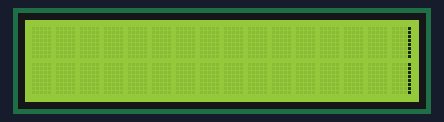
Simulated run of this sketch. Board: Arduino Uno, built with avr-gcc and run on an emulated ATmega328P. Shown: 16×2 character LCD.

Above: at 0.11 s.
At 1.12 s:
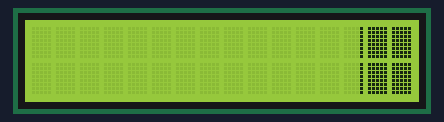
At 2.22 s:
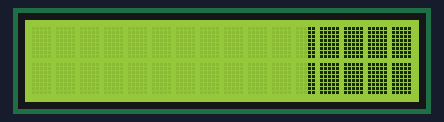
At 4.44 s:
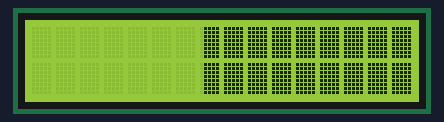
At 6.55 s:
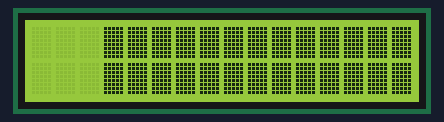
At 8.76 s:
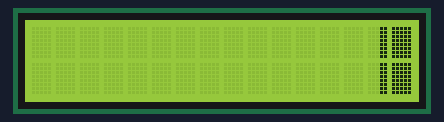

The sketch:

my_progressbar.ino
```cpp
#include <LiquidCrystal.h>

int time = 0;
LiquidCrystal lcd(2,3,4,5,6,7);
//byte p20[8] = {
//  B10000,B10000,B10000,B10000,B10000,B10000,B10000,B10000,
//};
//byte p40[8] = {
//  B11000,B11000,B11000,B11000,B11000,B11000,B11000,B11000,
//};
//byte p60[8] = {
//  B11100,B11100,B11100,B11100,B11100,B11100,B11100,B11100,
//};
//byte p80[8] = {
//  B11110,B11110,B11110,B11110,B11110,B11110,B11110,B11110,
//};
//byte p100[8] = {
//  B11111,B11111,B11111,B11111,B11111,B11111,B11111,B11111,
//};

byte p20[8] = {
  B00001,B00001,B00001,B00001,B00001,B00001,B00001,B00001
};
byte p40[8] = {
  B00011,B00011,B00011,B00011,B00011,B00011,B00011,B00011,
};
byte p60[8] = {
  B00111,B00111,B00111,B00111,B00111,B00111,B00111,B00111,
};
byte p80[8] = {
  B01111,B01111,B01111,B01111,B01111,B01111,B01111,B01111
};
byte p100[8] = {
  B11111,B11111,B11111,B11111,B11111,B11111,B11111,B11111,
};
void setup() {
  lcd.begin(16, 2);
//  lcd.print("merong");

  lcd.createChar(0, p20);
  lcd.createChar(1, p40);
  lcd.createChar(2, p60);
  lcd.createChar(3, p80);
  lcd.createChar(4, p100);


}

void loop() {
  lcd.setCursor(0, 1);

//  lcd.print("");

//  for(int i=0;i<16;i++){
//    for(int j=0;j<5;j++){
//      lcd.setCursor(i, 0);
//      lcd.write(j);
//      lcd.setCursor(i, 1);
//      lcd.write(j);
//      delay(100);
//    }
//  }
  for(int i=15;i>=0;i--){
    for(int j=0;j<5;j++){
      lcd.setCursor(i, 0);
      lcd.write(j);
      lcd.setCursor(i, 1);
      lcd.write(j);
      delay(100);
    }
  }
  lcd.clear();
}
```

Measured:
- by itself, everything shown: repeats every 8.0 s, in 80 steps
